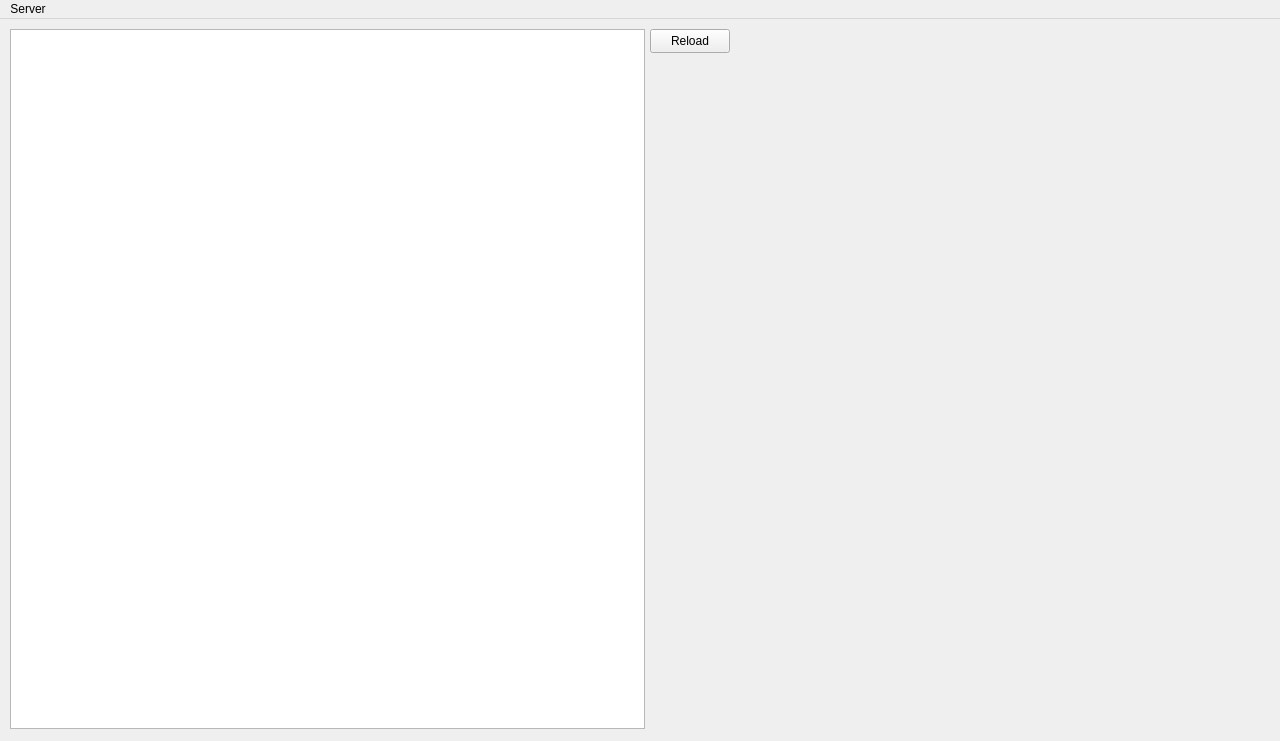
<?xml version="1.0" encoding="UTF-8"?>
<ui version="4.0">
 <class>MainWindow</class>
 <widget class="QMainWindow" name="MainWindow">
  <property name="geometry">
   <rect>
    <x>0</x>
    <y>0</y>
    <width>1280</width>
    <height>741</height>
   </rect>
  </property>
  <property name="windowTitle">
   <string>MainWindow</string>
  </property>
  <widget class="QWidget" name="centralwidget">
   <widget class="QListWidget" name="endpointListWidget">
    <property name="geometry">
     <rect>
      <x>10</x>
      <y>10</y>
      <width>635</width>
      <height>700</height>
     </rect>
    </property>
   </widget>
   <widget class="QPushButton" name="pushButton">
    <property name="geometry">
     <rect>
      <x>650</x>
      <y>10</y>
      <width>80</width>
      <height>24</height>
     </rect>
    </property>
    <property name="text">
     <string>Reload</string>
    </property>
   </widget>
  </widget>
  <widget class="QMenuBar" name="menubar">
   <property name="geometry">
    <rect>
     <x>0</x>
     <y>0</y>
     <width>1280</width>
     <height>21</height>
    </rect>
   </property>
   <widget class="QMenu" name="menuServer">
    <property name="title">
     <string>Server</string>
    </property>
    <addaction name="actionConnect_to"/>
    <addaction name="actionReconnect"/>
    <addaction name="actionDisconnect"/>
   </widget>
   <addaction name="menuServer"/>
  </widget>
  <action name="actionConnect_to">
   <property name="text">
    <string>Connect to...</string>
   </property>
  </action>
  <action name="actionReconnect">
   <property name="text">
    <string>Reconnect</string>
   </property>
  </action>
  <action name="actionDisconnect">
   <property name="text">
    <string>Disconnect</string>
   </property>
  </action>
 </widget>
 <resources/>
 <connections/>
</ui>
